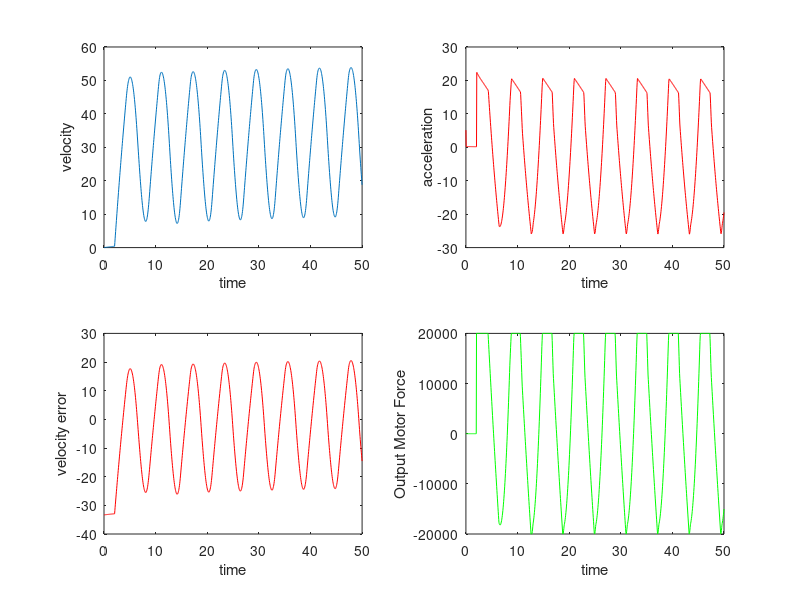

MATLAB code to generate this figure:
clear all;
close all;

NumSteps = 1000;

Cd = 0.5;
A = 2;
v_wind=20;
m=900;
theta = -pi/6;
gamma_friction=100;
g = 9.81;

Fmax = 20000; %max motor force
Fmin = -20000; %min motor force

v_target = 120/3.6;

tfinal = 50;
t=linspace(0,tfinal, NumSteps);
tStep = tfinal/NumSteps; %timestep size

%preallocate variables for speed:
v = t;
a = t;
x = t;
error = t;
error_integral = t;
error_derivative = t;
Fmotor = t*0;

ProportionalGain = -1000;
IntegralGain = -1.5;
DerivativeGain = -10000;
DerivativeControlThreshold = 50; %velocity error to be within before applying derivative control; this is an example of "fuzzy logic"

v(1) = 0; %start at the cruise control velocity
a(1) = (Fmotor(1)-0.5*Cd*A*(v(1)-v_wind)*abs(v(1)-v_wind)-m*g*sin(theta)-gamma_friction*v(1))/m;
error(1) = v(1)-v_target;
tDelay = 2; %Number of seconds the response is delayed from the signal

iDelay=tDelay/tStep;  %number of steps that the force is behind due to time delays in the engine

for i=1:(NumSteps-1)
    theta=0;%sin(t(i)/20);
    a(i+1) = (Fmotor(i)-0.5*Cd*A*(v(i)-v_wind)*abs(v(i)-v_wind)-m*g*sin(theta)-gamma_friction*v(i))/m; %compute next acceleration value
    v(i+1) = v(i) + a(i+1)*tStep; %compute next velocity from the integral
    x(i+1) = x(i) + v(i+1)*tStep; %compute next position value
    error(i+1) = v(i+1)-v_target;
    error_integral(i+1) = error_integral(i)+error(i+1);
    error_derivative(i+1) = (error(i+1)-error(i));
    if i>iDelay
        Fmotor(i+1) = ProportionalGain*error(i-iDelay) + IntegralGain*error_integral(i-iDelay) + (abs(error(i-iDelay))<DerivativeControlThreshold)*DerivativeGain*error_derivative(i-iDelay);
        if Fmotor(i+1) > Fmax
            Fmotor(i+1) =Fmax;
        elseif Fmotor(i+1) < Fmin
            Fmotor(i+1) = Fmin;
        end
    end
end

%Plot results
subplot(2,2,1);
plot(t, v)
xlabel('time')
ylabel('velocity')

subplot(2,2,2);
plot(t, a, 'r')
xlabel('time')
ylabel('acceleration')

subplot(2,2,3);
plot(t, error, 'r')
xlabel('time')
ylabel('velocity error')

subplot(2,2,4);
plot(t, Fmotor, 'g')
xlabel('time')
ylabel('Output Motor Force')
